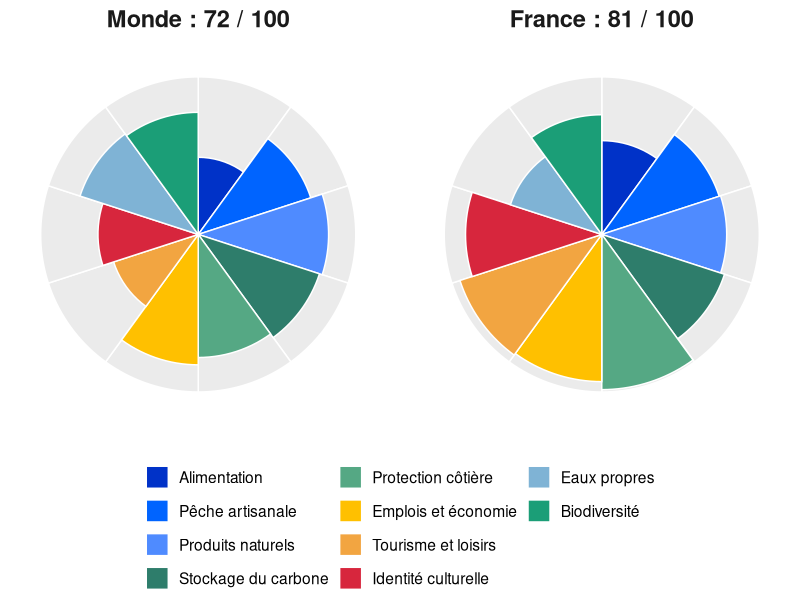

The R script that drew this image:
## ---- chunk 1
#| label: ohi-fleur
#| echo: false
#| warning: false
#| fig-width: 8
#| fig-height: 6.6
#| out-width: 100%
library(ggplot2)
# Scores 2025 des 10 objectifs de l'OHI (sur 100) : moyenne mondiale et France
# Source : OHI-Science, dépôt ohi-global, yearly_results/global2025
ohi <- data.frame(
    objectif = c(
        "Alimentation",
        "Pêche artisanale",
        "Produits naturels",
        "Stockage du carbone",
        "Protection côtière",
        "Emplois et économie",
        "Tourisme et loisirs",
        "Identité culturelle",
        "Eaux propres",
        "Biodiversité"
    ),
    Monde = c(48.96, 75.13, 82.75, 80.91, 78.12, 82.78, 56.48, 63.65, 78.89, 77.51),
    France = c(59.54, 78.36, 79.30, 81.89, 98.52, 93.43, 94.65, 86.48, 60.98, 75.98)
)
ohi_long <- rbind(
    data.frame(zone = "Monde : 72 / 100", objectif = ohi$objectif, score = ohi$Monde),
    data.frame(zone = "France : 81 / 100", objectif = ohi$objectif, score = ohi$France)
)
ohi_long$objectif <- factor(ohi_long$objectif, levels = ohi$objectif)
ohi_long$zone <- factor(
    ohi_long$zone,
    levels = c("Monde : 72 / 100", "France : 81 / 100")
)
ggplot(ohi_long, aes(x = objectif, y = score, fill = objectif)) +
    geom_col(aes(y = 100), fill = "grey92", width = 1, colour = "white") +
    geom_col(width = 1, colour = "white") +
    coord_polar() +
    facet_wrap(~zone) +
    scale_y_continuous(limits = c(0, 100), breaks = NULL) +
    scale_fill_manual(
        values = c(
            "#0032C8",
            "#0064FF",
            "#4F8BFF",
            "#2E7D6B",
            "#55A884",
            "#FFC000",
            "#F2A541",
            "#D7263D",
            "#7FB3D5",
            "#1B9E77"
        )
    ) +
    labs(x = NULL, y = NULL, fill = NULL) +
    guides(fill = guide_legend(ncol = 3)) +
    theme_minimal(base_size = 14) +
    theme(
        axis.text.x = element_blank(),
        panel.grid = element_blank(),
        strip.text = element_text(size = 17, face = "bold"),
        legend.position = "bottom",
        plot.margin = margin(0, 0, 0, 0)
    )
